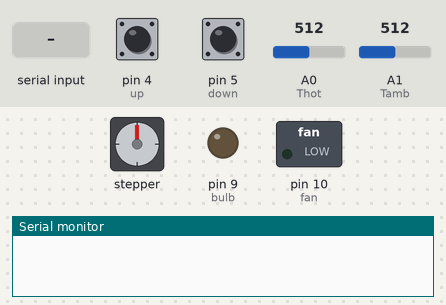
Simulated run of this sketch. Board: Arduino Uno, built with avr-gcc and run on an emulated ATmega328P. On the bench: stepper motor, switched loads named in the sketch (green lamp = pin HIGH), output pins drawn as LEDs (lit = HIGH), the last lines printed to the serial monitor. Wiring (inferred from the names in the program): stepper motor driver (200 steps per turn assumed): step pin 3; direction pin 2. The inputs (shaded band) are chosen by the test bench; at power-on: pin 4 (up) HIGH, pin 5 (down) HIGH, A0 (Thot) = 512, A1 (Tamb) = 512. Pins used as bus, display or sensor lines are not drawn.

Above: at 1.2 s.
1.3 s: "90,45\n" received over Serial
At 8.34 s:
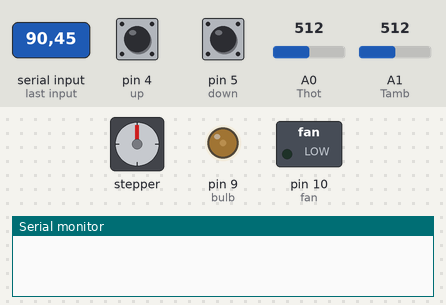
At 13.5 s:
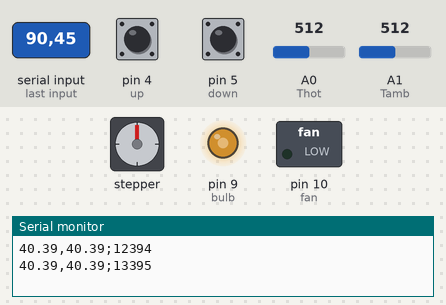
Timing chart, 0 to 15.0 s (numbered marks = the images above; inputs shaded):
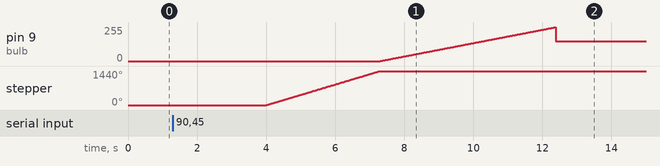

Measured:
- after the input at 1.3 s, pin 9 (bulb): rises from 0/255 to 254/255 in 5.1 s, then falls to 150/255 in 0.02 s; stepper: turns 1440° clockwise in 3.3 s, starting after 2.7 s

The sketch:

MAE170_Lab7_HeatTransfer.ino
```cpp
/*  filename = MAE170_Lab7_HeatTransfer.ino
    MAE170 convective cooling heat transfer experiment
    SWR 18 Feb 2022) - 11 Aug 2022
    MR11 bulb, 12V, 2.8A, 35W
    NEMA 17 step motor StepperOnline model 17HS19-2004S1
    Uses Pololu DRV8825 step driver @ 16:1 ustepping
*/

byte stp   =    3;     // step pin
byte dir   =    2;     // direction of rotation
#define down    5      // lamp down button
#define up      4      // lamp up button

#define OK      6      // OK button
#define Thot   A0      // heated thermistor
#define Tamb   A1      // ambient thermistor
#define bulb    9      // halogen bulb control
#define fan     10     // fan control

int  dlyon    = 100;   // uS delay for pulse hi
int  dlyoff   = 4000;  // uS delay for pulse lo
int  n90      = 800;   // # steps for up rotation
int  ScanDly  = 1000; // loop length, mS

int  cooling = 0;      // 0 = not in cooling mode, 1 = cooling
int i;                 // reuseable int i
float  Tset;           // Max degrees C set point
float AmbTol = 2.0;    // cutoff tolerance for plate temperature returning to ambient
int Thold = 0;
int TholdSet = 15 ;    // how long to hold Tset (sec)
float Tplate, Tair;    // plate temp, air temp (deg C)
long Tstart;           // initialize elapsed millisecs

int standBy = 1 ;       // start in "standby mode" - accept button inputs, wait for matlab serial command
int firstRun = 0;       // flag for a the first block of code that needs to be run for each test

void rotate(byte x) {          // make 1 atep on the step motor
  digitalWrite(dir, x);        // set direction (x=0/1,up/dn)
  digitalWrite(stp, 1); delayMicroseconds(dlyon);  // pulse hi
  digitalWrite(stp, 0); delayMicroseconds(dlyoff); // pulse lo
}

void setup() {
  pinMode(stp, OUTPUT);       // pulse pin for step motor
  pinMode(dir, OUTPUT);       // motor direction 1=CCW, 0=CW
  pinMode(down, INPUT_PULLUP); // jogs bulb toward plate
  pinMode(up,  INPUT_PULLUP); // jogs bulb away from plate
  pinMode(OK,  INPUT_PULLUP); // OK when bulb is in heating position
  pinMode(bulb, OUTPUT);      // bulb on/off control
  pinMode(fan, OUTPUT);       // fan on/off control
  Serial.begin(9600);         // set serial baud rate

  digitalWrite(bulb, 0);         // turn off bulb
  digitalWrite(fan, 0);          // turn off fan
} // end of setup


void loop() {
  if (standBy) {
    digitalWrite(bulb, 0);      // turn off bulb
    digitalWrite(fan, 0);       // turn off fan
    if (Serial.available() > 0) {
      String s = Serial.readString(); // read matlab setpoint temperature in from serial
      Tset = s.toFloat();
      standBy = 0;
    }
    while (digitalRead(down) == 0) {
      rotate(1);   // rotate bulb toward plate
    }
    while (digitalRead(up)   == 0) {
      rotate(0);   // rotate bulb away from plate
    }
  } else {
    if (not firstRun) {
      for (i = 0; i < n90; i++) rotate(1); // rotate bulb down
      for (i = 0; i < 255; i++) {
        analogWrite(bulb, i);  // soft turn-on
        delay(20);
      }
      firstRun = 1;
    }


    if (cooling == 0) {                         // if not in cooling mode
      if (Tplate < Tset) {
        analogWrite(bulb, 150); // plate is below set point
      }
      if (Tplate > Tset) {
        analogWrite(bulb, 0); // plate is above set point
      }
    }

    int T1 = analogRead(Thot);                 // read T hot
    float T1V = 5.0 * T1 / 1023.;              // assumes Vusb = 5.00
    Tplate = T1V * 23.7585 - 19.064;           // cal equation

    int T2 = analogRead(Tamb);                 // read T amb
    float T2V = 5.0 * T2 / 1023.;              // assumes Vusb = 5.00
    Tair = T2V * 23.7585 - 19.064;             // cal equation

    Serial.print(Tplate, 2); Serial.print(",");     // plate temperature (C)
    Serial.print(Tair, 2); Serial.print(";"); // free-air temperature (C)
    Serial.print (millis());           // total mS
    Serial.println();

    if (cooling == 0) {                           // if not in cooling mode...
      if ((Tset - Tplate) <= 0.5) Thold++;       // count # seconds when T-Tset < 1 degC
      if (Thold > TholdSet) {                    // shut down heating control
        cooling = 1;                            // flag in cooling mode
          digitalWrite(bulb, 0);                  // bulb off
        for (i = 0; i < n90; i++) rotate(0);    // rotate bulb up
        digitalWrite(fan, 1);                   // turns on fan, if switch enabled
      }
    } else {
      if (Tplate < Tair + AmbTol) {  // if plate temp is close to ambient air temp
        Serial.println("C!");     // flag to tell MATLAB that data collection is Complete
        cooling = 0;              // reset flags back to initial values to wait for next command from MATLAB
        standBy = 1;
        firstRun = 0;
      }
    }
  }
  delay(ScanDly);
}  // end of loop
```
